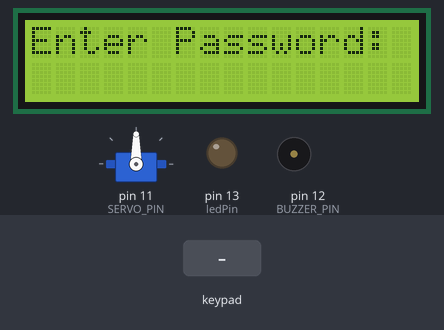
The sketch below on a simulated Arduino Uno, built with avr-gcc and run on an emulated ATmega328P. On the bench: 16×2 character LCD, servo, output pins drawn as LEDs (lit = HIGH), buzzer (waves = sounding, pin HIGH). Wiring (inferred from the names in the program): 4×3 keypad with keys 1 2 3 4 5 6 7 8 9 * 0 #: rows pin 2, pin 3, pin 4, pin 5; columns pin 6, pin 7, pin 8. The test bench sets the inputs (shaded band). Pins used as bus, display or sensor lines are not drawn.

Above: at 1.2 s.
1.3 s: key '#' pressed
At 2.7 s:
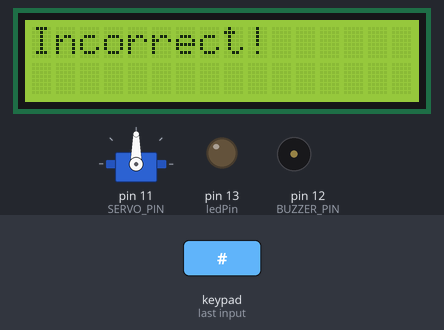
3.3 s: keypad keys 1 2 3 4 # pressed 0.4 s apart
At 4.73 s:
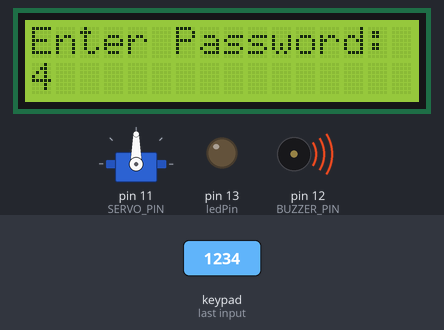
6.8 s: key '1' pressed
At 9.3 s:
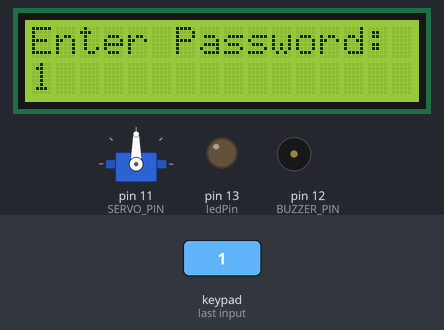
9.6 s: keypad keys 1 2 3 4 pressed 0.4 s apart
At 12.4 s:
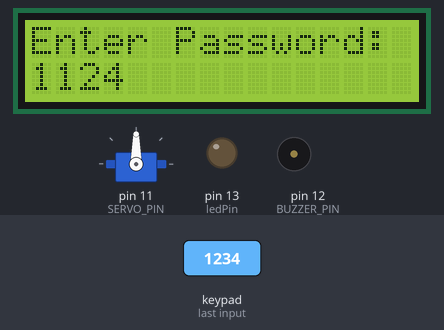
Timing chart, 0 to 13.7 s (numbered marks = the images above; inputs shaded):
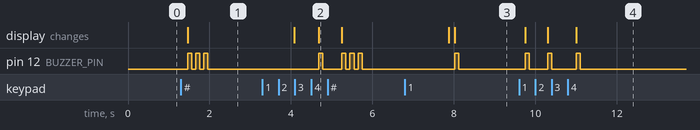

Measured:
- after the input at 1.3 s, pin 12 (BUZZER_PIN): alternates HIGH for 0.10 s and LOW for 0.10 s, 6 changes in all, then stays LOW, starting after 0.16 s; the display: changes after 0.16 s (image 1)
- after the input at 3.3 s, pin 12 (BUZZER_PIN): LOW → HIGH after 1.4 s, → LOW 0.10 s later, → HIGH 0.46 s later, → LOW 0.10 s later, … (8 changes in this stretch); the display: first differs from a run without the input after 1.4 s (image 2)
- after the input at 6.8 s, pin 12 (BUZZER_PIN): LOW → HIGH after 1.2 s, → LOW 0.10 s later; the display: first differs from a run without the input after 1.2 s (image 3)
- after the input at 9.6 s, pin 12 (BUZZER_PIN): goes HIGH 0.10 s, LOW 0.45 s, HIGH 0.10 s, LOW 0.60 s, HIGH 0.10 s, then LOW, starting after 0.15 s; the display: first changes after 0.15 s (image 4 shows a later state)

The sketch:

password_doorLock2.ino
```cpp
#include<Wire.h>
#include<LiquidCrystal_I2C.h>
#include<Servo.h>

const int ledPin = 13;
const int PASSWORD_LENGTH = 4;
const int PASSWORD[PASSWORD_LENGTH]={1,2,3,4};
const int SERVO_PIN = 11;
const int BUZZER_PIN = 12;
LiquidCrystal_I2C lcd(0x27,16,2);
Servo servo;

//keypad Pins
const int ROW_PINS[4] = {2,3,4,5};
const int COL_PINS[3] = {6,7,8};

char KEYS[4][3] = {
  {'1','2','3'},
  {'4','5','6'},
  {'7','8','9'},
  {'*','0','#'},
};

int passwordInput[PASSWORD_LENGTH];
int currentDigit = 0;
const char NO_KEYS = '\0';

void setup(){
  lcd.init();
  lcd.backlight();

  lcd.print("Enter Password: ");
  servo.attach(SERVO_PIN);
  for(int row = 0; row < 4; row++){
    pinMode(ROW_PINS[row],OUTPUT);
    digitalWrite(ROW_PINS[row],HIGH);
  }
  for(int col = 0; col<3; col++){
    pinMode(COL_PINS[col],INPUT_PULLUP);
  }
  pinMode(BUZZER_PIN,OUTPUT);
  pinMode(ledPin,OUTPUT);
}

void loop(){
  char key = getKey();
  if(key != NO_KEYS){
    if(key == '#'){
      if(checkPassword()){
        lcd.clear();
        lcd.print("Password OK!");
        unlockDoor();
        digitalWrite(ledPin,HIGH);
        delay(2000);
        lcd.clear();
        lcd.print("Locked Again");
        servo.write(90);
        digitalWrite(ledPin,LOW);
        delay(2000);
        lcd.clear();
        lcd.print("Enter Password: ");
      }
      else{
        lcd.clear();
        lcd.print("Incorrect!");
        buzz(3);
        delay(2000);
        lcd.clear();
        lcd.print("Enter Password:");
      }
      resetPassword();
    }else if(key == '*'){
      resetPassword();
      lcd.clear();
      lcd.print("Enter Password:");
    }else if(isdigit(key)){
      addDigit(key - '0');
    }
  }
}


// -------------Function starts-----------------------

char getKey(){
  char key = NO_KEYS;

  for(int row = 0; row<4; row++){
    digitalWrite(ROW_PINS[row],LOW);
    for(int col = 0; col<3; col++){
      if(digitalRead(COL_PINS[col]) == LOW){
        key = KEYS[row][col];
        while(digitalRead(COL_PINS[col])== LOW){
          delay(10);
        }
      }
    }
    digitalWrite(ROW_PINS[row],HIGH);
    }
    return key;
}

void addDigit(int digit){
  if(currentDigit < PASSWORD_LENGTH){
    passwordInput[currentDigit]= digit;
    currentDigit++;
    lcd.setCursor(currentDigit - 1,1);
    lcd.print(digit);
    buzz(1); // Optional: Provide a buzz sound when a button is pressed
    delay(200); // Delay for button debounce
  }
}

bool checkPassword(){
  for(int i=0; i< PASSWORD_LENGTH; i++){
    if(passwordInput[i] != PASSWORD[i]){
      return false;
    }
  }
  return true;
}

void resetPassword(){
  for(int i=0; i< PASSWORD_LENGTH; i++){
    passwordInput[i]=0;
  }
  currentDigit = 0;
  lcd.setCursor(0,1);
  lcd.print("     "); // Clear the password display
}

void unlockDoor(){
  servo.write(0); // Close the door
}

void buzz(int count){
  for(int i=0; i<count; i++){
    digitalWrite(BUZZER_PIN,HIGH);
    delay(100);
    digitalWrite(BUZZER_PIN,LOW);
    delay(100);
  }
}
```
